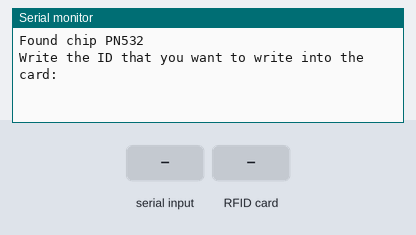
Bench run of a sketch on a simulated Arduino Uno, built with avr-gcc and run on an emulated ATmega328P. Shown: the last lines printed to the serial monitor. The test bench sets the inputs (shaded band).

Above: at 1.2 s.
1.3 s: "1\n" received over Serial
At 2.9 s:
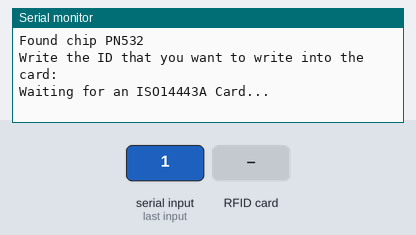
3.8 s: RFID card 5E 7A 19 C4 held to the reader
At 4.9 s:
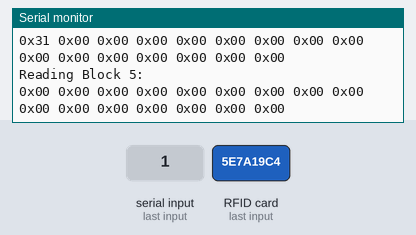

The sketch:

Card_Programmer.ino
```cpp
#include <Wire.h>
#include <SPI.h>
#include <Adafruit_PN532.h>

#define PN532_SS   (15)
Adafruit_PN532 nfc(PN532_SS);

uint8_t ID[16];
void getStringAsUint8Array(String str, uint8_t* result);

bool FirstTime = true;
String SerialID;

void setup(void) {
  Serial.begin(115200);

  nfc.begin();

  uint32_t versiondata = nfc.getFirmwareVersion();
  if (! versiondata) {
    Serial.print("Didn't find PN53x board");
    while (1); // halt
  }
  // Got ok data, print it out!
  Serial.print("Found chip PN5"); Serial.println((versiondata>>24) & 0xFF, HEX);
}


void loop(void) {
  Serial.println("Write the ID that you want to write into the card:");
  if(!FirstTime)
    Serial.println("(if you want to write the same ID just press ENTER)");

  while(Serial.available() == 0){
  }
  String SerialString = Serial.readString();

  if(FirstTime){
    if(SerialString != "\n"){
      FirstTime = false;
      SerialID = SerialString;
      getStringAsUint8Array(SerialID, ID); // Write the ID into Serial to be written into the card
    }
    else{
      Serial.println("ID cannot be empty...");
      return;
    }
  }
  else{
    if(SerialString == "\n"){
      getStringAsUint8Array(SerialID, ID); // Write the ID into Serial to be written into the card
    }
    else if(SerialString.length() >= 1){
      SerialID = SerialString;
      getStringAsUint8Array(SerialID, ID); // Write the ID into Serial to be written into the card
    }
  }

  Serial.println("Waiting for an ISO14443A Card...");

  uint8_t success;
  uint8_t uid[] = { 0, 0, 0, 0, 0, 0, 0 };  // Buffer to store the returned UID
  uint8_t uidLength;                        // Length of the UID (4 or 7 bytes depending on ISO14443A card type)

  success = nfc.readPassiveTargetID(PN532_MIFARE_ISO14443A, uid, &uidLength);

  if (success) {
    // Display some basic information about the card
    Serial.print("Found a Card  |  ");
    Serial.print("UID Length: "); Serial.print(uidLength, DEC); Serial.print(" bytes  |  ");
    Serial.print("UID Value: ");
    nfc.PrintHex(uid, uidLength);
    Serial.println("");

    if (uidLength == 4)
    {
      uint8_t keya[6] = { 0xFF, 0xFF, 0xFF, 0xFF, 0xFF, 0xFF };

      // Authenticate block 3 for getting permission to write in sector 2
      success = nfc.mifareclassic_AuthenticateBlock(uid, uidLength, 4, 0, keya);

      if (success)
      {
        uint8_t data[16];

        // Writing data in sector 2 block 5
        memcpy(data, ID, sizeof data);
        Serial.println("Writing to Block 5:");
        nfc.PrintHexChar(data, 16);
        Serial.println();
        success = nfc.mifareclassic_WriteDataBlock (5, data);

        // Try to read the contents of block 60
        success = nfc.mifareclassic_ReadDataBlock(5, data);

        if (success)
        {
          // Data seems to have been read ... spit it out
          Serial.println("Reading Block 5:");
          nfc.PrintHexChar(data, 16);
          Serial.println("");

          delay(2000);
        }
        else
        {
          Serial.println("Ooops ... unable to read the requested block");
        }
      }
      else
      {
        Serial.println("Ooops ... authentication failed");
      }
    }
  }
}

void getStringAsUint8Array(String str, uint8_t* result) {
  for (int i = 0; i < 16; i++) {
    result[i] = 0; // Initialize all to zero
  }

  for (int i = 0; i < str.length() - 1 && i < 16; i++) { // str.length() - 1, so that "/n" wouldn't be added to the array
    result[i] = (uint8_t)str[i];  // Convert each character to uint8_t
  }
}
```

Measured:
- after the input at 1.3 s, the serial monitor: prints a new line after 1.0 s (image 1)
- after the input at 3.8 s, the serial monitor: prints a new line at once (image 2)
